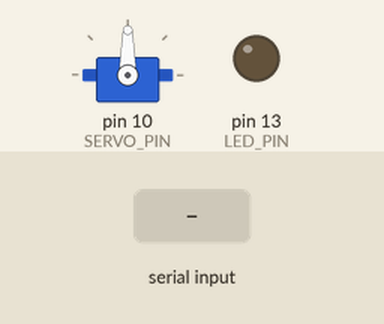
A sketch run on a simulated Arduino Uno, built with avr-gcc and run on an emulated ATmega328P. On the bench: servo, output pins drawn as LEDs (lit = HIGH). Inputs (shaded band) come from the test bench.

Above: at 1.2 s.
1.3 s: "b" received over Serial
At 2.1 s:
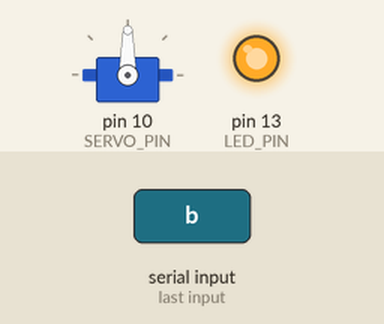
4.3 s: "z" received over Serial
At 6.4 s:
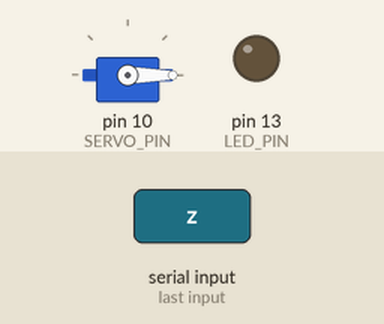
6.8 s: "e" received over Serial
At 7.5 s:
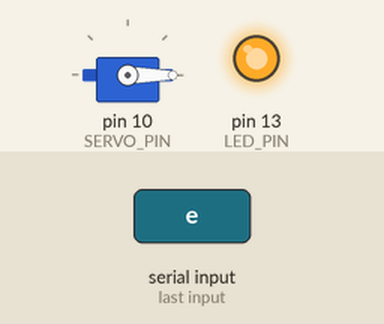
8.3 s: "d" received over Serial
At 8.6 s:
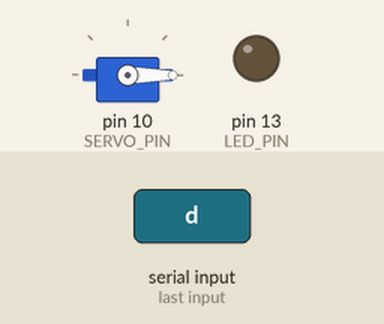
9.8 s: "h" received over Serial
At 11.0 s:
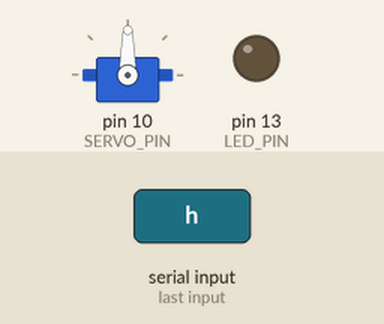
Timing chart, 0 to 12.3 s (numbered marks = the images above; inputs shaded):
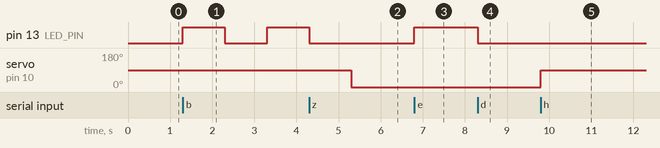

Measured:
- after the input at 1.3 s, pin 13 (LED_PIN): LOW → HIGH at once, → LOW 1.0 s later, → HIGH 1.0 s later
- after the input at 4.3 s, pin 13 (LED_PIN): goes on until 4.3 s, then stays LOW; servo on pin 10 (SERVO_PIN): 90° → 0° after 1.0 s
- after the input at 6.8 s, pin 13 (LED_PIN): LOW → HIGH at once
- after the input at 8.3 s, pin 13 (LED_PIN): HIGH → LOW at once
- after the input at 9.8 s, servo on pin 10 (SERVO_PIN): 0° → 90° at once

The sketch:

AirLockerArduino.ino
```cpp
#include <Servo.h>

#define LED_PIN 13
#define SERVO_PIN 10

char inChar;
Servo servo;


void setup() {
  pinMode(LED_PIN, OUTPUT); // Инициализация светодиода
  Serial.begin(9600); // Инициализация Serial - порта
  servo.attach(SERVO_PIN);
}

void loop() {
  if (Serial.available() > 0) {
    inChar = Serial.read();

    if (inChar == 'e') {
      digitalWrite(LED_PIN,HIGH);
    }
  } else if (inChar == 'd') {
    digitalWrite(LED_PIN,LOW);
  } else if (inChar == 'b') {
    digitalWrite(LED_PIN,HIGH);
    delay(1000);

    digitalWrite(LED_PIN,LOW);
    delay(1000);
  } else if (inChar == 'z') {
    servo.write(0);
  } else if (inChar == 'h') {
    servo.write(90);
  }
}
```
